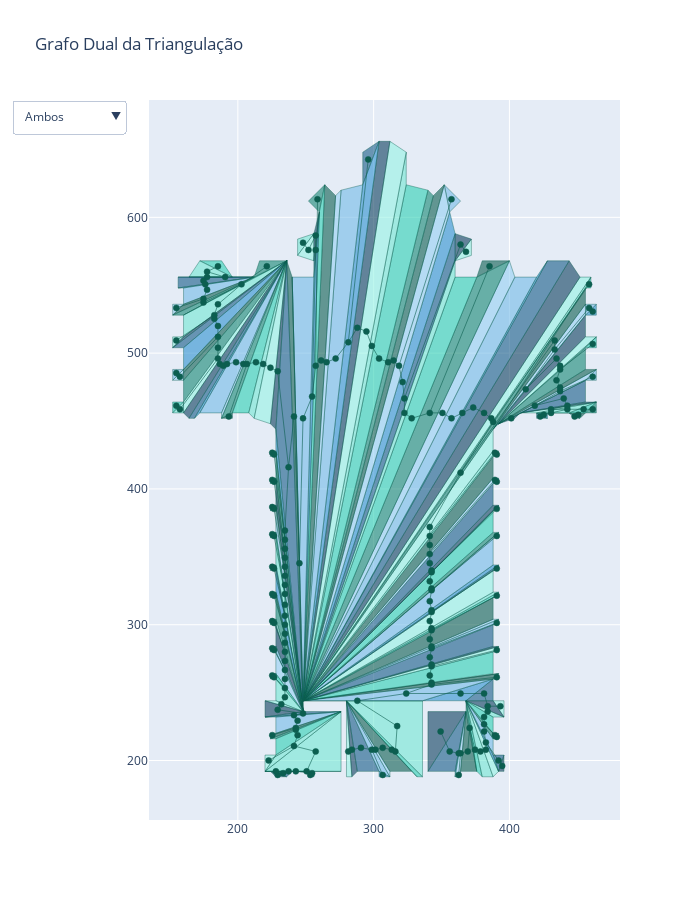

The notebook cell saved with this chart:
### Markdown cell above
Agora vamos plotar o resultado

### Code cell
import plotly.graph_objects as go

def plot_dual_graph(triangulation, dual_graph):
    pos = {}
    for i, tri in enumerate(triangulation):
        x = sum(points[v][0] for v in tri) / 3
        y = sum(points[v][1] for v in tri) / 3
        pos[i] = (x, y)
    
    fig = go.Figure()

    # Garante que vamos ter cores o suficiente para colorir
    num_tri = len(triangulation)
    colors = (custom_colors * (num_tri // len(custom_colors) + 1))[:num_tri]

    # Triangulação
    tri_traces = []
    for i, t in enumerate(triangulation):
        t_points = [points[v] for v in t] + [points[t[0]]]
        xs, ys = zip(*t_points)
        color = colors[i]
        trace = go.Scatter(
            x=xs, y=ys, mode='lines', 
            hoverinfo='none',
            line=dict(color='#0c5e50', width=0.4),
            fill='toself',
            fillcolor=color,
            visible=True
        )
        fig.add_trace(trace)
        tri_traces.append(trace)

    # Dual
    edge_x = []
    edge_y = []
    for edge in dual_graph.edges():
        x0, y0 = pos[edge[0]]
        x1, y1 = pos[edge[1]]
        edge_x += [x0, x1, None]
        edge_y += [y0, y1, None]
    
    dual_edges = go.Scatter(
        x=edge_x, y=edge_y, 
        line=dict(width=0.6, color='#0c5e50'), 
        hoverinfo='none', 
        mode='lines',
        visible=True
    )
    fig.add_trace(dual_edges)
    
    node_x = []
    node_y = []
    for node in dual_graph.nodes():
        x, y = pos[node]
        node_x.append(x)
        node_y.append(y)
    
    dual_nodes = go.Scatter(
        x=node_x, y=node_y, 
        hoverinfo='none',
        mode='markers',
        marker=dict(size=6, color='#0c5e50', line=dict(width=0.5, color='#0c5e50')),
        visible=True
    )
    fig.add_trace(dual_nodes)

    fig.update_layout(
        title="Grafo Dual da Triangulação", 
        showlegend=False,
        xaxis=dict(scaleanchor="y", scaleratio=1),
        yaxis=dict(scaleanchor="x", scaleratio=1),
        width=700,
        height=900,
        updatemenus=[
            {
                'buttons': [
                    {
                        'label': 'Ambos',
                        'method': 'update',
                        'args': [{'visible': [True] * len(tri_traces) + [True, True]}]
                    },
                    {
                        'label': 'Triangulação',
                        'method': 'update',
                        'args': [{'visible': [True] * len(tri_traces) + [False, False]}]
                    },
                    {
                        'label': 'Dual',
                        'method': 'update',
                        'args': [{'visible': [False] * len(tri_traces) + [True, True]}]
                    }
                ],
                'direction': 'down',
                'showactive': True
            }
        ]
    )

    fig.show()

dual_graph = compute_dual_graph(triangulation)
plot_dual_graph(triangulation, dual_graph)
